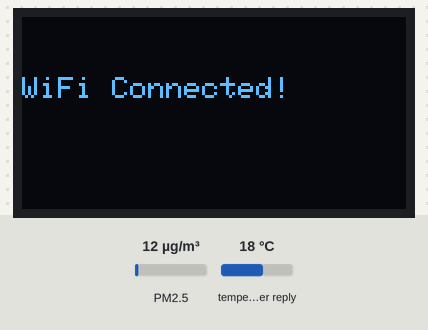
A sketch run on a simulated ESP32. On the bench: 128×64 one-colour display. The test bench sets the inputs (shaded band); at power-on: temperature in the weather reply 18 °C, PM2.5 12 µg/m³. The OLED is the two-colour kind (top 16 rows yellow); WiFi joins after 1.5 s; servers stay silent unless stated; web services answer with replies made up by the test bench.

Above: at 1.6 s.
At 25.7 s:
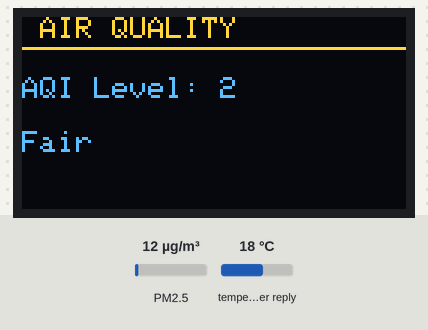
25.8 s: temperature in the weather reply set to -14 °C
At 36.4 s:
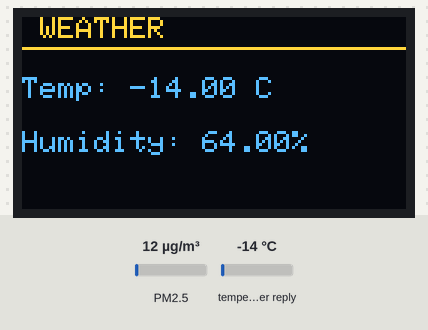
42.5 s: temperature in the weather reply set to -1 °C
At 53.1 s:
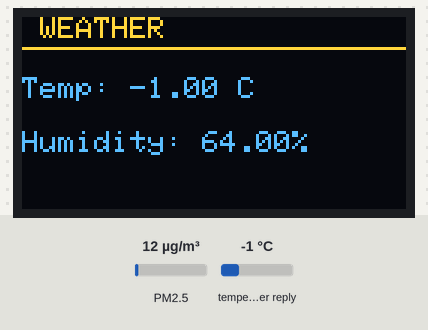
58.8 s: temperature in the weather reply set to 14 °C
At 68.7 s:
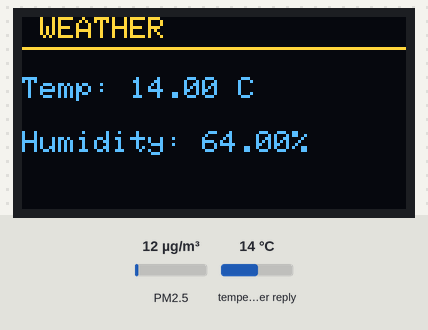
Timing chart, 0 to 70.2 s (numbered marks = the images above; inputs shaded):
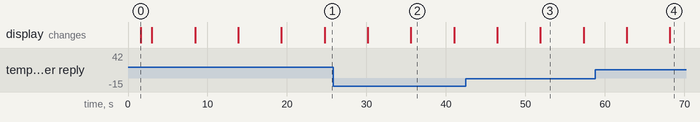

The sketch:

esp32_oled.ino
```cpp
#include <WiFi.h>
#include <HTTPClient.h>
#include <Wire.h>
#include <Adafruit_GFX.h>
#include <Adafruit_SSD1306.h>
#include <ArduinoJson.h>

#define SCREEN_WIDTH 128
#define SCREEN_HEIGHT 64
#define OLED_RESET -1

Adafruit_SSD1306 display(SCREEN_WIDTH, SCREEN_HEIGHT, &Wire, OLED_RESET);

// ----------------------------------
// USER SETTINGS
// ----------------------------------
const char* ssid = "Hasini";
const char* password = "Esp32Dev";

String city = "Hyderabad";
String country = "INDIA";

// Get your API key: https://openweathermap.org/api
String apiKey = "8ac36ae605e5fa47dfa4c159e9dc63be";

// ----------------------------------
int screenIndex = 0;  // auto-scroll index

// ----------------------------------
void setup() {
  Serial.begin(115200);

  Wire.begin(21, 22);  // SDA = D20, SCL = D22
  display.begin(SSD1306_SWITCHCAPVCC, 0x3C);
  display.clearDisplay();
  display.setTextColor(SSD1306_WHITE);

  // WiFi Connect
  display.setCursor(0, 10);
  display.setTextSize(1);
  display.println("Connecting WiFi...");
  display.display();

  WiFi.begin(ssid, password);
  while (WiFi.status() != WL_CONNECTED) {
    delay(300);
  }

  display.clearDisplay();
  display.setCursor(0, 20);
  display.println("WiFi Connected!");
  display.display();
  delay(1000);
}

// ----------------------------------
// Fetch WEATHER + AQI
// ----------------------------------
bool getWeather(float &temp, float &hum, int &aqi) {
  HTTPClient http;

  String url = "http://api.openweathermap.org/data/2.5/weather?q=" + city + "," + country + "&appid=" + apiKey + "&units=metric";
  http.begin(url);

  int httpCode = http.GET();
  if (httpCode != 200) {
    return false;
  }

  String payload = http.getString();
  http.end();

  DynamicJsonDocument doc(2048);
  deserializeJson(doc, payload);

  temp = doc["main"]["temp"];
  hum  = doc["main"]["humidity"];

  // Now get AQI from OpenWeather Air Pollution API
  float lat = doc["coord"]["lat"];
  float lon = doc["coord"]["lon"];

  String aqiURL = "http://api.openweathermap.org/data/2.5/air_pollution?lat="
                    + String(lat) + "&lon=" + String(lon) + "&appid=" + apiKey;

  http.begin(aqiURL);
  httpCode = http.GET();
  if (httpCode != 200) {
    return false;
  }

  String aqiPayload = http.getString();
  http.end();

  DynamicJsonDocument aqiDoc(1024);
  deserializeJson(aqiDoc, aqiPayload);

  aqi = aqiDoc["list"][0]["main"]["aqi"];   // 1–5 scale

  return true;
}

// ----------------------------------
// DISPLAY SCREENS
// ----------------------------------
void showScreen(String title, String line1, String line2) {
  display.clearDisplay();
  display.setTextSize(1);
  display.setCursor(0, 0);
  display.println(title);
  display.drawLine(0, 10, 128, 10, SSD1306_WHITE);

  display.setCursor(0, 20);
  display.println(line1);

  display.setCursor(0, 38);
  display.println(line2);

  display.display();
}

// ----------------------------------
void loop() {
  float temp, humidity;
  int aqi;

  if (!getWeather(temp, humidity, aqi)) {
    display.clearDisplay();
    display.setCursor(0, 0);
    display.println("Error fetching data");
    display.display();
    delay(5000);
    return;
  }

  // AUTO SCROLL SCREENS EVERY 5 SECONDS
  if (screenIndex == 0) {
    showScreen(" WEATHER ",
               "Temp: " + String(temp) + " C",
               "Humidity: " + String(humidity) + "%");
  }

  else if (screenIndex == 1) {
    showScreen(" AIR QUALITY ",
               "AQI Level: " + String(aqi),
               aqi==1?"Good":
               aqi==2?"Fair":
               aqi==3?"Moderate":
               aqi==4?"Poor":"Very Poor");
  }

  else if (screenIndex == 2) {
    showScreen(" LOCATION ",
               city + ", " + country,
               "WiFi OK ✓");
  }

  screenIndex++;
  if (screenIndex > 2) screenIndex = 0;

  delay(5000);  // auto scroll every 5 sec
}
```

Measured:
- what the display in image 0 shows lasts 1.4 s, from 1.6 s to 3.0 s
- what the display in image 2 shows lasts 5.4 s, from 35.6 s to 41.0 s
